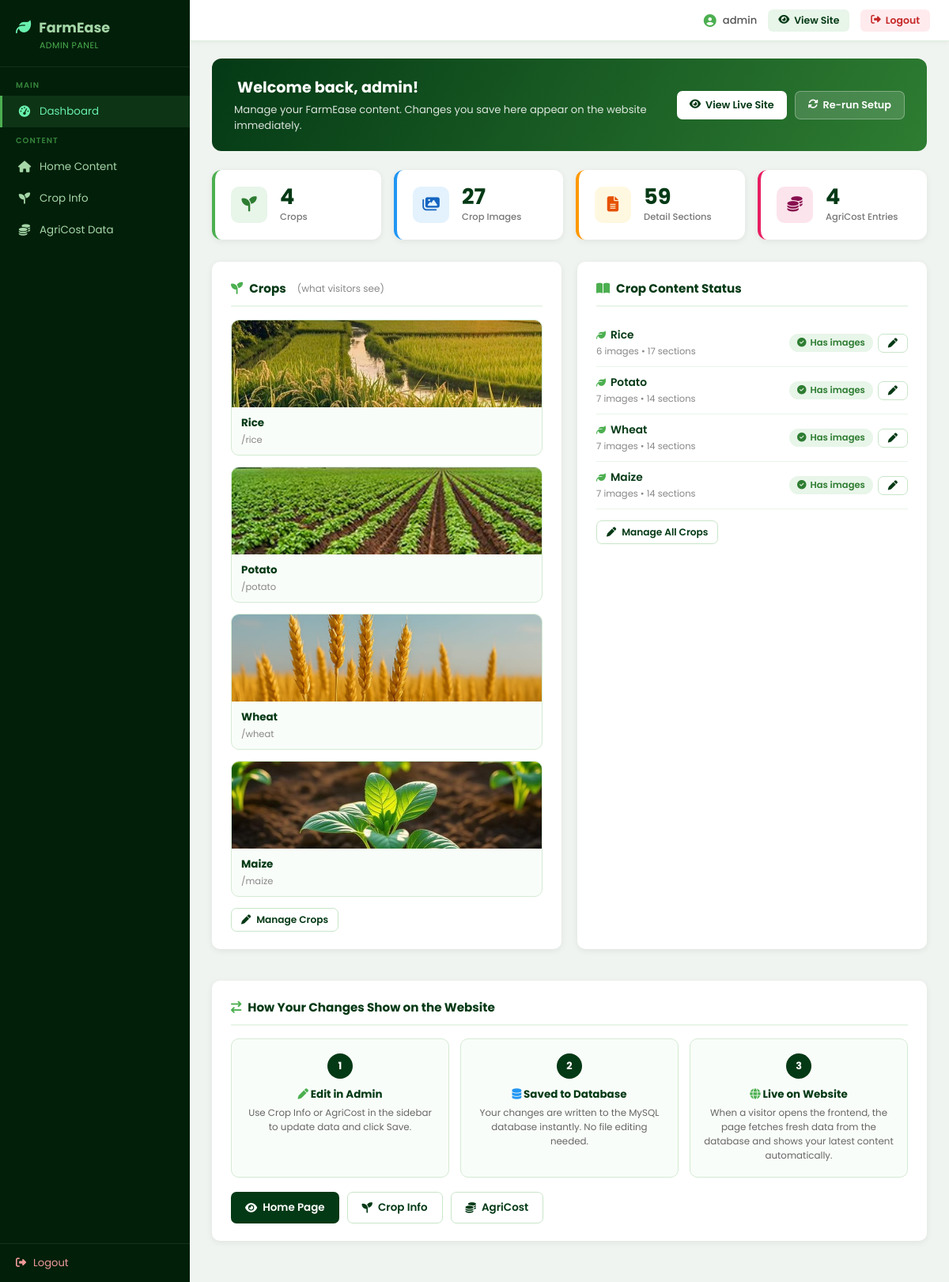
/backend/admin/index.php (signed in), run on the app's committed database.
### tables this page shows
CREATE TABLE `crops` (
  `id` int(11) NOT NULL,
  `slug` varchar(50) NOT NULL,
  `name_en` varchar(100) DEFAULT '',
  `name_ur` varchar(100) DEFAULT '',
  `desc_en` text DEFAULT NULL,
  `desc_ur` text DEFAULT NULL,
  `thumbnail` varchar(255) DEFAULT '',
  `video_1` varchar(100) DEFAULT '',
  `video_2` varchar(100) DEFAULT '',
  `video_3` varchar(100) DEFAULT '',
  `video_4` varchar(100) DEFAULT '',
  `sort_order` int(11) DEFAULT 0
);

### backend/admin/index.php (the view, shortened to what this page needs)
<?php
require_once __DIR__ . '/../config.php';
foreach (['crop_images','crop_sections'] as $tbl) {
    $conn->query("CREATE TABLE IF NOT EXISTS $tbl (id INT AUTO_INCREMENT PRIMARY KEY, crop_id INT NOT NULL) ENGINE=InnoDB DEFAULT CHARSET=utf8mb4");
}
$counts = [];
foreach (['crops', 'agri_cost'] as $t) {
    $r = $conn->query("SELECT COUNT(*) FROM `$t`");
    $counts[$t] = $r ? (int)$r->fetch_row()[0] : 0;
}
$r = $conn->query("SELECT COUNT(*) FROM crop_images"); $counts['crop_images'] = $r ? (int)$r->fetch_row()[0] : 0;
$r = $conn->query("SELECT COUNT(*) FROM crop_sections"); $counts['crop_sections'] = $r ? (int)$r->fetch_row()[0] : 0;
$liveCards = $conn->query("SELECT id, slug, name_en AS name, thumbnail AS image_url FROM crops ORDER BY sort_order, name_en")->fetch_all(MYSQLI_ASSOC);
$dynCrops  = $conn->query("SELECT id, slug, name_en FROM crops ORDER BY sort_order, name_en")->fetch_all(MYSQLI_ASSOC);
$imgCounts = [];
$ir = $conn->query("SELECT crop_id, COUNT(*) as cnt FROM crop_images GROUP BY crop_id");
if ($ir) while ($row = $ir->fetch_assoc()) { $imgCounts[$row['crop_id']] = (int)$row['cnt']; }
$secCounts = [];
$sr = $conn->query("SELECT crop_id, COUNT(*) as cnt FROM crop_sections GROUP BY crop_id");
if ($sr) while ($row = $sr->fetch_assoc()) { $secCounts[$row['crop_id']] = (int)$row['cnt']; }
$admin = $_SESSION['admin_user'] ?? 'Admin';
?>
<!DOCTYPE html>
<html lang="en">
<head>
<?php include __DIR__ . '/partials/head-styles.php'; ?>
</head>
<body>
<div class="layout">
<?php include __DIR__ . '/partials/sidebar.php'; ?>
<main class="content">
  <div class="welcome-bar">
    <div>
      <h2><i class="fa-solid fa-hand-wave"></i> Welcome back, <?= htmlspecialchars($admin) ?>!</h2>
      <p>Manage your FarmEase content. Changes you save here appear on the website immediately.</p>
    </div>
    <div class="welcome-actions">
      <a href="../../frontend/index.php" target="_blank" class="wb-btn wb-btn-white">
        <i class="fa-solid fa-eye"></i> View Live Site
      </a>
      <a href="../setup.php" class="wb-btn wb-btn-ghost">
        <i class="fa-solid fa-rotate"></i> Re-run Setup
      </a>
    </div>
  </div>
  <div class="stats-grid">
    <a href="crop-info.php" class="stat-card">
      <div class="stat-icon"><i class="fa-solid fa-seedling"></i></div>
      <div class="stat-info">
        <div class="stat-num"><?= $counts['crops'] ?></div>
        <div class="stat-label">Crops</div>
      </div>
    </a>
    <a href="crop-info.php" class="stat-card">
      <div class="stat-icon"><i class="fa-solid fa-images"></i></div>
      <div class="stat-info">
        <div class="stat-num"><?= $counts['crop_images'] ?></div>
        <div class="stat-label">Crop Images</div>
      </div>
    </a>
    <a href="crop-info.php" class="stat-card">
      <div class="stat-icon"><i class="fa-solid fa-file-lines"></i></div>
      <div class="stat-info">
        <div class="stat-num"><?= $counts['crop_sections'] ?></div>
        <div class="stat-label">Detail Sections</div>
      </div>
    </a>
    <a href="agri-cost.php" class="stat-card">
      <div class="stat-icon"><i class="fa-solid fa-coins"></i></div>
      <div class="stat-info">
        <div class="stat-num"><?= $counts['agri_cost'] ?></div>
        <div class="stat-label">AgriCost Entries</div>
      </div>
    </a>
  </div>
  <div style="display:grid;grid-template-columns:1fr 1fr;gap:20px;margin-bottom:20px">
    <div class="card">
      <h2><i class="fa-solid fa-seedling"></i> Crops <small style="font-weight:400;color:#888;font-size:.75rem;margin-left:6px">(what visitors see)</small></h2>
      <?php if (empty($liveCards)): ?>
        <p style="color:#999;font-size:.84rem">No crops yet. <a href="crop-info.php?view=new" style="color:#043915">Add the first one →</a></p>
      <?php else: ?>
      <div class="live-grid">
        <?php foreach ($liveCards as $card): ?>
        <div class="live-card">
          <?php if ($card['image_url']): ?>
            <img src="../../frontend/<?= htmlspecialchars($card['image_url']) ?>" alt="">
          <?php else: ?>
            <div style="height:110px;background:#e8f5e9;display:flex;align-items:center;justify-content:center;color:#aaa;font-size:1.5rem"><i class="fa-solid fa-leaf"></i></div>
          <?php endif; ?>
          <div class="live-card-body">
            <h4><?= htmlspecialchars($card['name']) ?></h4>
            <div style="font-size:.72rem;color:#888">/<?= htmlspecialchars($card['slug']) ?></div>
          </div>
        </div>
        <?php endforeach; ?>
      </div>
      <?php endif; ?>
      <div style="margin-top:14px">
        <a href="crop-info.php" class="btn btn-outline btn-sm"><i class="fa-solid fa-pen"></i> Manage Crops</a>
      </div>
    </div>
    <div class="card">
      <h2><i class="fa-solid fa-book-open"></i> Crop Content Status</h2>
      <?php if (empty($dynCrops)): ?>
        <p style="color:#999;font-size:.84rem">No crops yet. <a href="crop-info.php?view=new" style="color:#043915">Add crops →</a></p>
      <?php else: ?>
      <?php foreach ($dynCrops as $c): ?>
      <div class="guide-row">
        <div>
          <div class="guide-name"><i class="fa-solid fa-leaf" style="color:#4caf50;margin-right:6px;font-size:.75rem"></i><?= htmlspecialchars($c['name_en']) ?></div>
          <div style="font-size:.72rem;color:#888;margin-top:2px">
            <?= $imgCounts[$c['id']] ?? 0 ?> images &bull; <?= $secCounts[$c['id']] ?? 0 ?> sections
          </div>
        </div>
        <div style="display:flex;gap:6px;align-items:center">
          <?php if (($imgCounts[$c['id']] ?? 0) > 0): ?>
            <span class="badge badge-ok"><i class="fa-solid fa-circle-check"></i> Has images</span>
          <?php else: ?>
            <span class="badge badge-warn"><i class="fa-solid fa-triangle-exclamation"></i> No images</span>
          <?php endif; ?>
          <a href="crop-info.php?view=edit&id=<?= $c['id'] ?>" class="btn btn-outline btn-sm"><i class="fa-solid fa-pen"></i></a>
        </div>
      </div>
      <?php endforeach; ?>
      <?php endif; ?>
      <div style="margin-top:14px">
        <a href="crop-info.php" class="btn btn-outline btn-sm"><i class="fa-solid fa-pen"></i> Manage All Crops</a>
      </div>
    </div>
  </div>
  <div class="card">
    <h2><i class="fa-solid fa-arrow-right-arrow-left"></i> How Your Changes Show on the Website</h2>
    <div class="flow-steps">
      <div class="flow-step">
        <div class="step-num">1</div>
        <h4><i class="fa-solid fa-pen" style="color:#4caf50"></i> Edit in Admin</h4>
        <p>Use Crop Info or AgriCost in the sidebar to update data and click Save.</p>
      </div>
      <div class="flow-step">
        <div class="step-num">2</div>
        <h4><i class="fa-solid fa-database" style="color:#2196f3"></i> Saved to Database</h4>
        <p>Your changes are written to the MySQL database instantly. No file editing needed.</p>
      </div>
      <div class="flow-step">
        <div class="step-num">3</div>
        <h4><i class="fa-solid fa-globe" style="color:#4caf50"></i> Live on Website</h4>
        <p>When a visitor opens the frontend, the page fetches fresh data from the database and shows your latest content automatically.</p>
      </div>
    </div>
    <div style="margin-top:18px;display:flex;gap:10px;flex-wrap:wrap">
      <a href="../../frontend/index.php" target="_blank" class="btn btn-primary"><i class="fa-solid fa-eye"></i> Home Page</a>
      <a href="../../frontend/crop-info.php" target="_blank" class="btn btn-outline"><i class="fa-solid fa-seedling"></i> Crop Info</a>
      <a href="../../frontend/agri-cost.php" target="_blank" class="btn btn-outline"><i class="fa-solid fa-coins"></i> AgriCost</a>
    </div>
  </div>
</main>
</div>
</body>
</html>

### backend/admin/partials/head-styles.php (shortened to what this page needs)
<link rel="stylesheet" href="https://cdnjs.cloudflare.com/ajax/libs/font-awesome/6.5.0/css/all.min.css">

### backend/admin/partials/sidebar.php
<?php $cur = basename($_SERVER['PHP_SELF']); ?>
<aside class="sidebar">
  <div class="sidebar-logo">
    <div class="logo-wrap">
      <i class="fa-solid fa-leaf"></i>
      FarmEase
    </div>
    <p>Admin Panel</p>
  </div>
  <div class="sidebar-section-label">Main</div>
  <nav>
    <a href="index.php" class="<?= $cur==='index.php' ? 'active' : '' ?>">
      <i class="fa-solid fa-gauge-high"></i> Dashboard
    </a>
    <div class="sidebar-section-label" style="padding-top:10px">Content</div>
    <a href="home-content.php" class="<?= $cur==='home-content.php' ? 'active' : '' ?>">
      <i class="fa-solid fa-house"></i> Home Content
    </a>
    <a href="crop-info.php" class="<?= $cur==='crop-info.php' ? 'active' : '' ?>">
      <i class="fa-solid fa-seedling"></i> Crop Info
    </a>
    <a href="agri-cost.php" class="<?= $cur==='agri-cost.php' ? 'active' : '' ?>">
      <i class="fa-solid fa-coins"></i> AgriCost Data
    </a>
  </nav>
  <div class="sidebar-footer">
    <a href="../logout.php">
      <i class="fa-solid fa-right-from-bracket"></i> Logout
    </a>
  </div>
</aside>
<div class="admin-topbar">
  <div class="topbar-user">
    <i class="fa-solid fa-circle-user"></i>
    <?= htmlspecialchars($_SESSION['admin_user'] ?? 'Admin') ?>
  </div>
  <a href="../../frontend/index.php" target="_blank" class="topbar-btn topbar-btn-view">
    <i class="fa-solid fa-eye"></i> View Site
  </a>
  <a href="../logout.php" class="topbar-btn topbar-btn-logout">
    <i class="fa-solid fa-right-from-bracket"></i> Logout
  </a>
</div>

### backend/admin/partials/head-styles.php (style rules this page uses)
* { box-sizing: border-box; margin: 0; padding: 0; }
body { font-family: 'Poppins', sans-serif; background: #f0f4f0; color: #222; }
.layout { display: flex; min-height: 100vh; }
.sidebar { width: 240px; background: #021f0a; color: #fff; display: flex; flex-direction: column; flex-shrink: 0; position: fixed; top: 0; left: 0; bottom: 0; z-index: 300; overflow-y: auto; }
.sidebar-logo { padding: 22px 20px 18px; border-bottom: 1px solid rgba(255,255,255,.08); }
.sidebar-logo .logo-wrap { display: flex; align-items: center; gap: 10px; font-size: 1.1rem; font-weight: 700; color: #a5d6a7; margin-bottom: 2px; }
.sidebar-logo .logo-wrap i { color: #69f0ae; font-size: 1.2rem; }
.sidebar-logo p { font-size: .68rem; color: #4caf50; letter-spacing: .5px; text-transform: uppercase; padding-left: 30px; }
.sidebar-section-label { font-size: .62rem; font-weight: 600; color: #4caf50; text-transform: uppercase; letter-spacing: 1px; padding: 16px 20px 6px; opacity: .7; }
.sidebar nav a { display: flex; align-items: center; gap: 11px; padding: 10px 20px; color: #a5d6a7; text-decoration: none; font-size: .84rem; transition: background .15s, color .15s; border-left: 3px solid transparent; }
.sidebar nav a.active { background: rgba(76,175,80,.15); color: #69f0ae; border-left-color: #4caf50; }
.sidebar nav a i { width: 16px; text-align: center; font-size: .9rem; flex-shrink: 0; }
.sidebar-footer { margin-top: auto; padding: 14px 20px; border-top: 1px solid rgba(255,255,255,.08); }
.sidebar-footer a { display: flex; align-items: center; gap: 9px; color: #ef9a9a; text-decoration: none; font-size: .82rem; transition: color .15s; }
.admin-topbar { position: fixed; top: 0; left: 240px; right: 0; height: 52px; background: #fff; border-bottom: 1px solid #e0f0e0; display: flex; align-items: center; justify-content: flex-end; padding: 0 24px; z-index: 200; gap: 14px; box-shadow: 0 1px 6px rgba(0,0,0,.06); }
.topbar-user { display: flex; align-items: center; gap: 8px; font-size: .82rem; color: #555; font-weight: 500; }
.topbar-user i { color: #4caf50; font-size: 1rem; }
.topbar-btn { display: inline-flex; align-items: center; gap: 6px; padding: 5px 13px; border-radius: 6px; font-size: .78rem; font-weight: 600; font-family: 'Poppins', sans-serif; text-decoration: none; transition: background .2s; cursor: pointer; border: none; }
.topbar-btn-view { background: #e8f5e9; color: #043915; }
.topbar-btn-logout { background: #ffebee; color: #c62828; }
.content { flex: 1; margin-left: 240px; padding: 74px 28px 32px; overflow-y: auto; min-width: 0; }
.stats-grid { display: grid; grid-template-columns: repeat(auto-fill, minmax(190px, 1fr)); gap: 16px; margin-bottom: 28px; }
.stat-card { background: #fff; border-radius: 12px; padding: 20px; display: flex; align-items: center; gap: 16px; text-decoration: none; color: inherit; box-shadow: 0 2px 8px rgba(0,0,0,.07); transition: transform .15s, box-shadow .15s; border-left: 4px solid #4caf50; cursor: pointer; }
.stat-icon { width: 46px; height: 46px; border-radius: 10px; display: flex; align-items: center; justify-content: center; font-size: 1.2rem; flex-shrink: 0; }
.stat-num { font-size: 1.7rem; font-weight: 700; color: #043915; line-height: 1; }
.stat-label { font-size: .72rem; color: #777; margin-top: 4px; font-weight: 500; }
.card { background: #fff; border-radius: 10px; padding: 22px 24px; box-shadow: 0 2px 8px rgba(0,0,0,.07); margin-bottom: 20px; }
.card h2 { font-size: .95rem; color: #043915; margin-bottom: 16px; padding-bottom: 10px; border-bottom: 2px solid #e8f5e9; display: flex; align-items: center; gap: 8px; }
.card h2 i { color: #4caf50; }
.btn { padding: 9px 18px; border-radius: 7px; border: none; cursor: pointer; font-size: .84rem; font-weight: 600; font-family: 'Poppins', sans-serif; text-decoration: none; display: inline-flex; align-items: center; gap: 7px; transition: background .2s, transform .15s; }
.btn-primary { background: #043915; color: #fff; }
.btn-outline { background: transparent; color: #043915; border: 1.5px solid #c8e6c9; }
.btn-sm { padding: 5px 12px; font-size: .76rem; }

### data on the page
crops: thumbnail (picture), name_en "Rice", slug "rice", id "6", id "17", shows "Has images"
crops: thumbnail (picture), name_en "Potato", slug "potato", id "7", id "14", shows "Has images"
crops: thumbnail (picture), name_en "Wheat", slug "wheat", id "7", id "14", shows "Has images"
crops: thumbnail (picture), name_en "Maize", slug "maize", id "7", id "14", shows "Has images"

### other printed values
$_SESSION['admin_user'] "admin"
$admin "admin"
$counts['crops'] "4"
$counts['crop_images'] "27"
$counts['crop_sections'] "59"
$counts['agri_cost'] "4"
